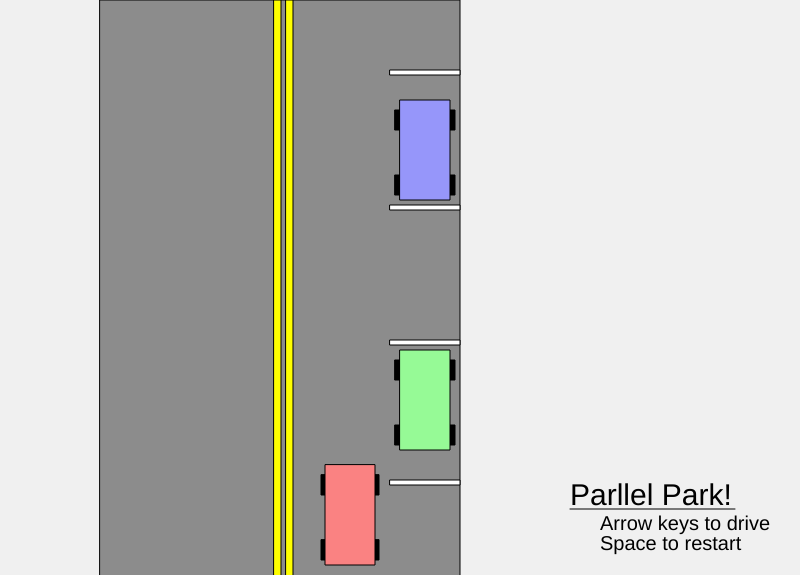
Frame 1 (no input)
Frame 60 (no input): identical to frame 1, image omitted
Frame 120 (the mouse pressed at the canvas centre since frame 60): identical to frame 1, image omitted

The p5.js sketch that drew this single still picture (run headless with seeded random() and noise() and a simulated clock; from frame 60 on, the mouse is pressed at the canvas centre):

// p5.js sketch
// ── sketch.js
let motion = false;
let ios = false;

// below code is essential for ios13 and above. 
// A click is needed for the device to request permission 
if (typeof DeviceMotionEvent.requestPermission === 'function') {
  document.body.addEventListener('click', function() {
    DeviceMotionEvent.requestPermission()
      .then(function() {
        console.log('DeviceMotionEvent enabled');

        motion = true;
        ios = true;
      })
      .catch(function(error) {
        console.warn('DeviceMotionEvent not enabled', error);
      })
  })
} 

function setup() {
  createCanvas(800, 575);
  
  // Rear axle location
  rearAxleX = 350;
  rearAxleY = 550;
  
  // Angle of car 
  carTheta = 0;
  
  // Angle of the front wheels
  leftTheta = 0;
  rightTheta = 0;
  
  // Car width and height
  carW = 50;
  carH = 100;
  
  // Tire width and height
  tireW = 10;
  tireH = 20;
  
  // Rear Axle offset from back edge of car
  off = 15
  
  // Max and min turning radii
  maxR = 2000       // Max turning radius
  minR = carH*1.5   // Min turning radius
  
  // Car speeds
  speed = 300       // Higher is faster
  turnSpeed = 17    // Lower is faster
  
  // Initial turning radius set to maxR so wheels straight
  turnRadius = maxR
  
  corX = rearAxleX + turnRadius*cos(carTheta)
  corY = rearAxleY - turnRadius*sin(carTheta)
  
  goUp = 1;
  goDown = 1;
  
  buff = 1;
  
  restart = 0
  
  carHit = 0
}

function draw() {
  background(240);
  
  // Draw the center of rotation
  // circle(corX,corY, 10)
  
  // Draw road
  fill(140,140,140)
  rect(100,0,360,700)
  fill(255,255,0)
  rect(286,0,7,600)
  rect(274,0,7,600)
  fill(255)
  rect(390,205,70,5)
  rect(390,340,70,5)
  rect(390,480,70,5)
  rect(390,70,70,5)
  
  
  
  
  // Draw parked cars
  fill(0)
  rect(395, 360, tireW, tireH)
  rect(395, 425, tireW, tireH)
  rect(445, 360, tireW, tireH)
  rect(445, 425, tireW, tireH)
  fill(150,250,150)
  rect(400, 350, carW, carH)
  car1 = [[400-buff,350-buff],[400-buff, 350+carH+buff], [400+carW+buff,350+carH+buff], [400+carW+buff,350-buff], [400-buff,350-buff]]
  
  fill(0)
  rect(395, 110, tireW, tireH)
  rect(395, 175, tireW, tireH)
  rect(445, 110, tireW, tireH)
  rect(445, 175, tireW, tireH)
  fill(150,150,250)
  rect(400, 100, carW, carH)
  car2 = [[400-buff,100-buff],[400-buff, 100+carH+buff], [400+carW+buff,100+carH+buff], [400+carW+buff,100-buff], [400-buff,100-buff]]
  
  
  
  if (keyIsDown(UP_ARROW)){
    if (abs(turnRadius) < maxR & goUp == 1){
      carTheta -= 0.01*sign(turnRadius)/abs(turnRadius/speed);
      rearAxleX = corX - turnRadius*cos(carTheta)
      rearAxleY = corY + turnRadius*sin(carTheta)
    }
    else if(goUp == 1){
      rearAxleX -= speed/100*sin(carTheta)
      rearAxleY -= speed/100*cos(carTheta)
    }
  }
  
  if (keyIsDown(DOWN_ARROW)){
    if (abs(turnRadius) < maxR & goDown == 1){
      carTheta += 0.01*sign(turnRadius)/abs(turnRadius/speed);
      rearAxleX = corX - turnRadius*cos(carTheta)
      rearAxleY = corY + turnRadius*sin(carTheta)
    }
    else if(goDown == 1){
      rearAxleX += speed/100*sin(carTheta)
      rearAxleY += speed/100*cos(carTheta)
    }
  }
  
  //*****************MOBILE************************************
  // text(speed, 100, 100);
  // console.log(rotationX)
  if(rotationX){
    if (abs(turnRadius) < maxR & goUp == 1 & goDown == 1 & rotationX!=0){
        carTheta -= 0.01*sign(turnRadius)/abs(turnRadius/speed);
        rearAxleX = corX - turnRadius*cos(carTheta)
        rearAxleY = corY + turnRadius*sin(carTheta)
      }
      else if(goUp == 1 & rotationX!=0){
        rearAxleX -= speed/100*sin(carTheta)
        rearAxleY -= speed/100*cos(carTheta)
      }
    speed -=rotationX;
  }
  //***********************************************************
  
  if (keyIsDown(LEFT_ARROW)){
    
    if (sign(turnRadius) == 1 ){
      turnRadius += 3*abs(turnRadius/turnSpeed)
    }
    
    if (sign(turnRadius) == -1 & turnRadius < -minR){
      turnRadius += 3*abs(turnRadius/turnSpeed)
    }
    
    if (turnRadius > maxR){
      turnRadius = -maxR
    }
    corX = rearAxleX + turnRadius*cos(carTheta)
    corY = rearAxleY - turnRadius*sin(carTheta)
  }
  
  if (keyIsDown(RIGHT_ARROW)){
    
    if (sign(turnRadius) == -1){
      turnRadius -= 3*abs(turnRadius/turnSpeed)
    }
    
    if (sign(turnRadius) == 1 & turnRadius > minR){
      turnRadius -= 3*abs(turnRadius/turnSpeed)
    }
    
    if (turnRadius < -maxR){
      turnRadius = maxR
    }
    corX = rearAxleX + turnRadius*cos(carTheta)
    corY = rearAxleY - turnRadius*sin(carTheta)
  }
  
  
  //*****************MOBILE************************************
  // if(abs(rotationY) > 10){
  //   turnRadius -= rotationY/90;
  //   if (turnRadius < -maxR){
  //     turnRadius = maxR;
  //   }
  //   if (turnRadius > maxR){
  //     turnRadius = -maxR
  //   }
  //   corX = rearAxleX + turnRadius*cos(carTheta)
  //   corY = rearAxleY - turnRadius*sin(carTheta)
  // }
  
  //
//   if(rotationY){
//     if (sign(turnRadius) == 1 ){
//         turnRadius += rotationY*abs(turnRadius/turnSpeed)
//       }

//     if (sign(turnRadius) == -1 & turnRadius < -minR){
//         turnRadius += rotationY*abs(turnRadius/turnSpeed)
//       }

//     if (turnRadius > maxR){
//         turnRadius = -maxR
//     }
//     corX = rearAxleX + turnRadius*cos(carTheta)
//     corY = rearAxleY - turnRadius*sin(carTheta)
//   }
  // corX = rearAxleX + turnRadius*cos(carTheta)
  // corY = rearAxleY - turnRadius*sin(carTheta)
  //************************************************************
  
  
  // Distances to front and rear tire from center rear axle
  frontD = sqrt(((carW-2)/2)*((carW-2)/2) + (carH-35)*(carH-35));
  frontTh = atan2(carH - 35,(carW-2)/2);
  rearD = (carW-2)/2;
  
  // Tire coordinates
  frontLx = rearAxleX - frontD*cos(frontTh-carTheta);
  frontLy = rearAxleY - frontD*sin(frontTh-carTheta);
  frontRx = rearAxleX + frontD*cos(frontTh+carTheta);
  frontRy = rearAxleY - frontD*sin(frontTh+carTheta);
  
  rearLx = rearAxleX - rearD*cos(carTheta);
  rearLy = rearAxleY + rearD*sin(carTheta);
  rearRx = rearAxleX + rearD*cos(carTheta);
  rearRy = rearAxleY - rearD*sin(carTheta);
  
  
  
  
  // Tire angles
  if (abs(turnRadius) < maxR){
    leftTheta = atan2(corY - frontLy, corX - frontLx); 
    rightTheta = atan2(corY - frontRy, corX - frontRx);
  }
  else{
    leftTheta = -carTheta;
    rightTheta = -carTheta;
  }
  
  // Draw front tires
  fill(0)
  rectAngle(frontLx, frontLy, tireW, tireH, tireH/2, -(leftTheta));
  rectAngle(frontRx, frontRy, tireW, tireH, tireH/2, -(rightTheta));
  
  // Draw rear tires
  rectAngle(rearLx, rearLy, tireW, tireH, tireH/2, carTheta);
  rectAngle(rearRx, rearRy, tireW, tireH, tireH/2, carTheta);
  
  textSize(30)
  text("Parllel Park!", 570, 505)
  line(570, 509, 735, 509)
  textSize(20)
  text("Arrow keys to drive", 600, 530)
  text("Space to restart", 600, 550)
  
  
  
  // Draw the car
  fill(250,130,130)
  rectAngle(rearAxleX,rearAxleY,carW, carH, off, carTheta)
  
  d1 = sqrt((carW/2)*(carW/2) + (carH-off)*(carH-off))
  d2 = sqrt((carW/2)*(carW/2) + (off*off))
  th1 = atan2(carH - off,carW/2)
  th2 = atan2(off, carW/2)
  
  car0 = [[rearAxleX-d1*cos(th1 - carTheta), rearAxleY-d1*sin(th1-carTheta)],[rearAxleX-d2*cos(th2 + carTheta), rearAxleY+d2*sin(th2+carTheta)], [rearAxleX+d2*cos(th2 - carTheta), rearAxleY+d2*sin(th2-carTheta)],[rearAxleX+d1*cos(th1 + carTheta), rearAxleY-d1*sin(th1+carTheta)], [rearAxleX-d1*cos(th1 - carTheta), rearAxleY-d1*sin(th1-carTheta)]]
  
  
  
//   for (i = 0; i < car0.length -1; i++){
//     stroke(255)
//     line(car0[i][0], car0[i][1],car0[i+1][0], car0[i+1][1])
//   }
  
//   for (i = 0; i < car2.length -1; i++){
//     stroke(255)
//     line(car2[i][0], car2[i][1],car2[i+1][0], car2[i+1][1])
//   }
//   stroke(0)
  // console.log(mouseX, mouseY)
  //console.log(car0.length)
  //console.log(car2.length)
  if (rectInt(car0,car2) == 1 || rectInt(car0,car1) == 1){
    if(keyIsDown(UP_ARROW)){
       goUp = 0;
       goDown = 0;
    }
    if(keyIsDown(DOWN_ARROW)){
       goUp = 0;
       goDown = 0;
    }
    fill(240,50,50)
    textSize(42)
    text("YOU HIT A CAR!", 469, 300)
    textSize(22)
    text("(Press Space to Restart)", 495, 335)
    carHit = 1;
  }
  else{
    goUp = 1
    goDown = 1
    carHit = 0
  }
  
  if (rearAxleY < -20){
    rearAxleY += 620
    corY += 620
  }
  if (rearAxleY > 650){
    rearAxleY = -650
    corY -= 650
  }
  
  if (rearAxleX < -60){
    rearAxleX = 835
    corX += 840
  }
  if (rearAxleX > 860){
    rearAxleX = -35
    corX -= 820
  }
  
  if (keyIsDown(32)){
   restart = 1 
  }
  
  if (restart == 1){
    restart = 0
    // Rear axle location
  rearAxleX = 350;
  rearAxleY = 550;
  
  // Angle of car 
  carTheta = 0;
  
  // Angle of the front wheels
  leftTheta = 0;
  rightTheta = 0;
  
  // Car width and height
  carW = 50;
  carH = 100;
  
  // Tire width and height
  tireW = 10;
  tireH = 20;
  
  // Rear Axle offset from back edge of car
  off = 15
  
  // Max and min turning radii
      maxR = 2000       // Max turning radius
    minR = carH*1.5   // Min turning radius

    // Car speeds
    speed = 300       // Higher is faster
    turnSpeed = 17    // Lower is faster

    // Initial turning radius set to maxR so wheels straight
    turnRadius = maxR

    corX = rearAxleX + turnRadius*cos(carTheta)
    corY = rearAxleY - turnRadius*sin(carTheta)

    goUp = 1;
    goDown = 1;

    buff = 1;
    
    carHit = 0
  }
  
  if (frontLx > 390 & frontLx < 460 & frontRx > 390 & frontRx < 460 & rearLx > 390 & rearLx < 460 & rearRx > 390 & rearRx < 460 & frontLy > 210 & frontLy < 340 & frontRy > 210 & frontRy < 340 & rearLy > 210 & rearLy < 340 & rearRy > 210 & rearRy < 340 & abs(carTheta) < PI/18 & carHit == 0){
    textSize(42)
    fill(50,205,50)
    text("Good Job!!!", 510, 350 - 250)
    textSize(22)
    text("(press space to replay)", 530, 380 - 250)
    }
  
}

function rectAngle(x, y, w, h, offset, theta){
  d1 = sqrt((w/2)*(w/2) + (h-offset)*(h-offset))
  d2 = sqrt((w/2)*(w/2) + (offset*offset))
  th1 = atan2(h - offset,w/2)
  th2 = atan2(offset, w/2)
  
  quad(x-d1*cos(th1 - theta), y-d1*sin(th1-theta), x-d2*cos(th2 + theta), y+d2*sin(th2+theta), x+d2*cos(th2 - theta), y+d2*sin(th2-theta), x+d1*cos(th1 + theta), y-d1*sin(th1+theta))
}

function sign(x) {
  if (x > 0) {
    return 1
  }
  else{
    return -1
  }
}

function orient(x1,y1,x2,y2,x3,y3){
  val = (y2 - y1)*(x3 - x2) - (y3 - y2)*(x2 - x1)

  return sign(val)
}

function intersect(x1,y1,x2,y2,x3,y3,x4,y4){
  if (orient(x1,y1,x2,y2,x3,y3) != orient(x1,y1,x2,y2,x4,y4) & 
  orient(x3,y3,x4,y4,x1,y1) != orient(x3,y3,x4,y4,x2,y2)){
    return 1
  }
  else{
    return 0
  }
}

function rectInt(car1, car2){
  cal = 0
  for (i = 0; i < 4; i++){
    for (j = 0; j < car2.length-1;j++){
      if (intersect(car1[i][0], car1[i][1],car1[i+1][0], car1[i+1][1], car2[j][0], car2[j][1], car2[j+1][0], car2[j+1][1]) == 1){
        cal = 1; 
        break
        }
      }
    }
  return cal
}
